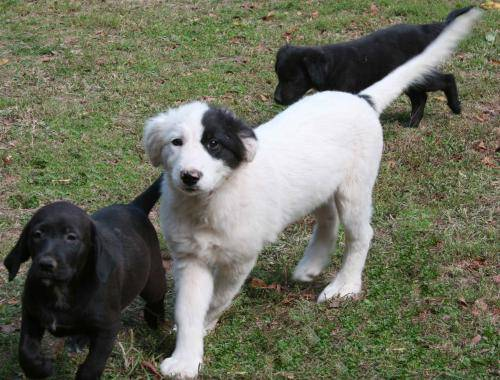
#> input picture images/dog.16.jpg, 500 x 380 px
$ python contours.py
#> lines starting #> are read from the running program, lines starting #| are printed output that depends on the picture; after the words box and inside, x2 and y2 are one past the last pixel; in counts of white or black regions, pixels touching at a corner belong together
import cv2 as cv
import numpy as np

img = cv.imread('images/dog.16.jpg')
#> img is the input picture: shape (380, 500, 3); mean B, G, R 93.6, 110.9, 108.5
cv.imshow('Dogs', img)

blank = np.zeros(img.shape, dtype='uint8')
cv.imshow('Blank', blank)


gray = cv.cvtColor(img, cv.COLOR_BGR2GRAY)
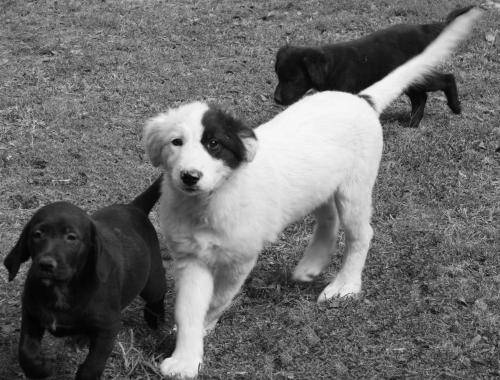
#> gray: shape (380, 500); min 0, max 254, mean 108.2
# [7 lines of commented-out code are left out]

ret, thresh = cv.threshold(gray, 125, 255, cv.THRESH_BINARY_INV)
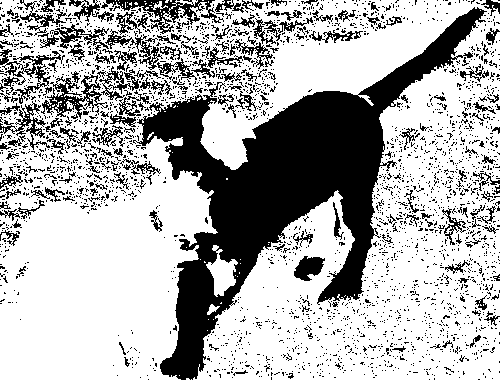
#> thresh: shape (380, 500); 69.3% white; 2874 black regions (2692 under 20 px)
cv.imshow('Theshold', thresh)

contours, hierarchies = cv.findContours(thresh, cv.RETR_EXTERNAL, cv.CHAIN_APPROX_SIMPLE)
#> contours = 92 contours, 88 with area under 20; largest, box (x1, y1, x2, y2) and area: (0, 0, 500, 380) 150318, (206, 245, 238, 297) 710, (207, 304, 220, 315) 50, (151, 1, 168, 10) 30

print(f'{len(contours)} contour(s) found!')
#| 92 contour(s) found!

cv.drawContours(blank, contours, -1, (0,0,255), 1)
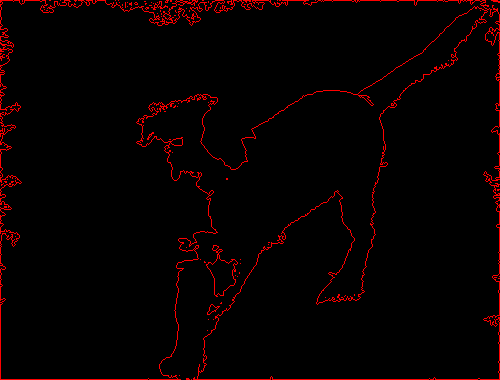
#> blank: shape (380, 500, 3); mean of channels 0, 1, 2 0, 0, 7.5; drawn as B, G, R
cv.imshow('Contours Dream', blank)


cv.waitKey(0)

$ run again, with images/dog.6.jpg copied over images/dog.16.jpg
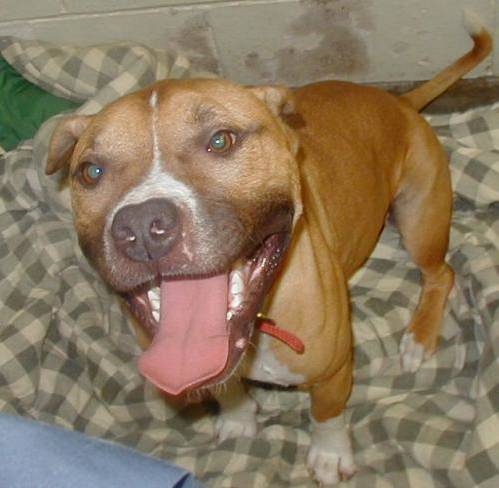
#> input picture images/dog.6.jpg, 499 x 488 px
#> img is the input picture: shape (488, 499, 3); mean B, G, R 96, 120.4, 138.4
#> `ret, thresh = cv.threshold(gray, 125, 255, cv.THRESH_BINARY_INV)`:
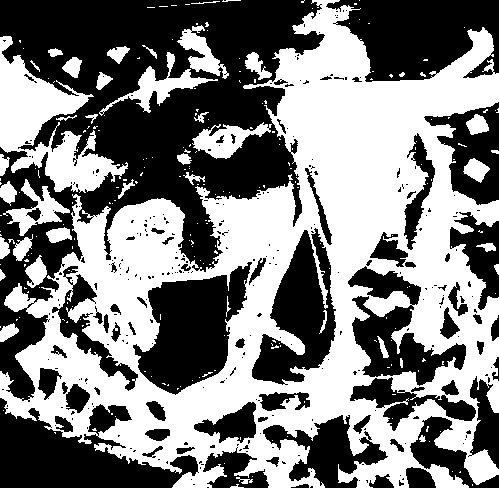
#> thresh: shape (488, 499); 49.6% white; 237 white regions (195 under 20 px)
#> contours = 180 contours, 148 with area under 20; largest, box (x1, y1, x2, y2) and area: (0, 0, 499, 488) 135904, (0, 36, 128, 193) 7534, (99, 52, 218, 116) 1362, (192, 122, 272, 159) 1274, (3, 179, 70, 236) 1183
#| 180 contour(s) found!
#> `cv.drawContours(blank, contours, -1, (0,0,255), 1)`:
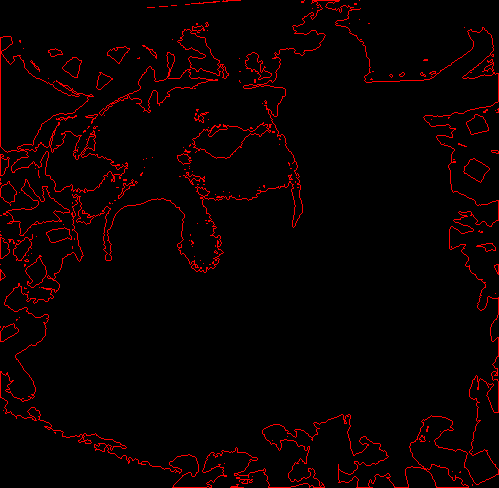
#> blank: shape (488, 499, 3); mean of channels 0, 1, 2 0, 0, 9.4; drawn as B, G, R

$ run again, with images/dog.89.jpg copied over images/dog.16.jpg
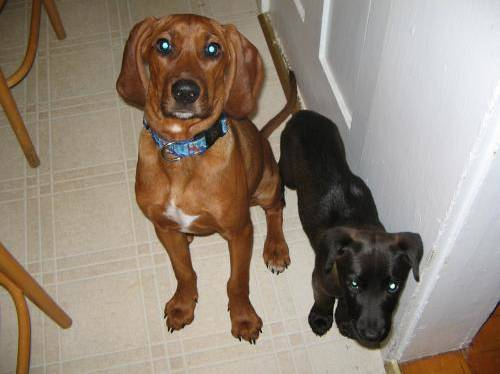
#> input picture images/dog.89.jpg, 500 x 374 px
#> img is the input picture: shape (374, 500, 3); mean B, G, R 119.7, 133.4, 147.1
#> `ret, thresh = cv.threshold(gray, 125, 255, cv.THRESH_BINARY_INV)`:
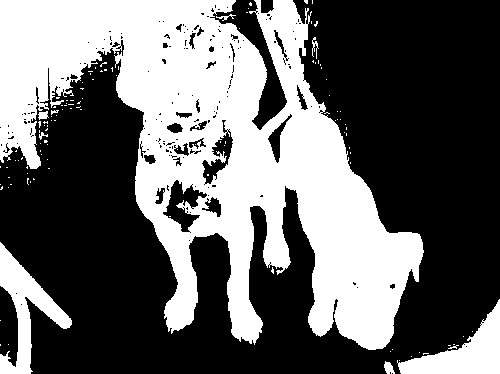
#> thresh: shape (374, 500); 40.1% white; 119 white regions (110 under 20 px)
#> contours = 111 contours, 106 with area under 20; largest, box (x1, y1, x2, y2) and area: (0, 0, 424, 350) 70342, (0, 242, 72, 374) 3003, (397, 299, 500, 374) 2922, (384, 361, 395, 374) 73, (38, 111, 49, 120) 50
#| 111 contour(s) found!
#> `cv.drawContours(blank, contours, -1, (0,0,255), 1)`:
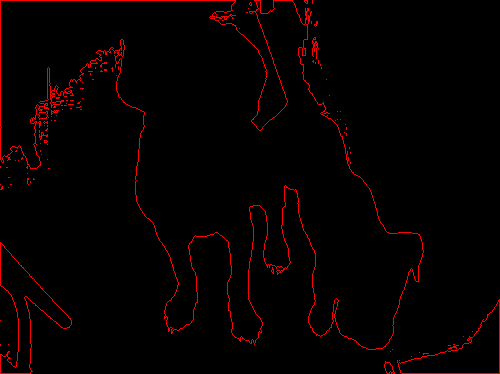
#> blank: shape (374, 500, 3); mean of channels 0, 1, 2 0, 0, 5.9; drawn as B, G, R
